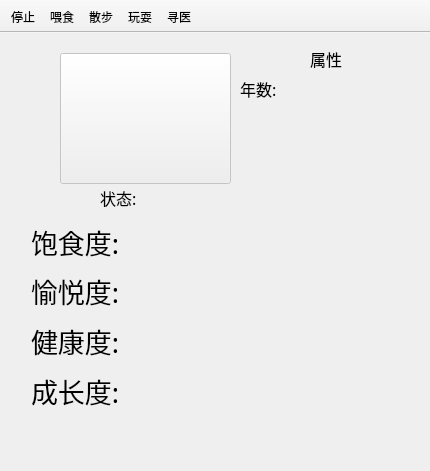
<?xml version="1.0" encoding="UTF-8"?>
<ui version="4.0">
 <class>MainWindow</class>
 <widget class="QMainWindow" name="MainWindow">
  <property name="geometry">
   <rect>
    <x>0</x>
    <y>0</y>
    <width>430</width>
    <height>471</height>
   </rect>
  </property>
  <property name="windowTitle">
   <string>宠物小猫</string>
  </property>
  <property name="windowIcon">
   <iconset>
    <normaloff>icon.png</normaloff>icon.png</iconset>
  </property>
  <widget class="QWidget" name="centralwidget">
   <widget class="QPushButton" name="petPic">
    <property name="enabled">
     <bool>false</bool>
    </property>
    <property name="geometry">
     <rect>
      <x>60</x>
      <y>20</y>
      <width>171</width>
      <height>131</height>
     </rect>
    </property>
    <property name="mouseTracking">
     <bool>false</bool>
    </property>
    <property name="text">
     <string/>
    </property>
    <property name="icon">
     <iconset>
      <normaloff>C:/Users/Administrator/.designer/backup/pet1.gif</normaloff>
      <disabledoff>C:/Users/Administrator/.designer/backup/pet1.gif</disabledoff>C:/Users/Administrator/.designer/backup/pet1.gif</iconset>
    </property>
    <property name="iconSize">
     <size>
      <width>160</width>
      <height>134</height>
     </size>
    </property>
    <property name="checkable">
     <bool>false</bool>
    </property>
    <property name="autoDefault">
     <bool>false</bool>
    </property>
    <property name="flat">
     <bool>false</bool>
    </property>
   </widget>
   <widget class="QLabel" name="label_growth">
    <property name="geometry">
     <rect>
      <x>31</x>
      <y>340</y>
      <width>261</width>
      <height>35</height>
     </rect>
    </property>
    <property name="font">
     <font>
      <family>黑体</family>
      <pointsize>20</pointsize>
     </font>
    </property>
    <property name="text">
     <string>成长度:</string>
    </property>
   </widget>
   <widget class="QLabel" name="label_health">
    <property name="geometry">
     <rect>
      <x>31</x>
      <y>290</y>
      <width>221</width>
      <height>35</height>
     </rect>
    </property>
    <property name="font">
     <font>
      <family>黑体</family>
      <pointsize>20</pointsize>
     </font>
    </property>
    <property name="text">
     <string>健康度:</string>
    </property>
   </widget>
   <widget class="QLabel" name="label_hunger">
    <property name="geometry">
     <rect>
      <x>31</x>
      <y>191</y>
      <width>221</width>
      <height>35</height>
     </rect>
    </property>
    <property name="font">
     <font>
      <family>黑体</family>
      <pointsize>20</pointsize>
     </font>
    </property>
    <property name="text">
     <string>饱食度:</string>
    </property>
   </widget>
   <widget class="QLabel" name="label_happiness">
    <property name="geometry">
     <rect>
      <x>31</x>
      <y>240</y>
      <width>221</width>
      <height>35</height>
     </rect>
    </property>
    <property name="font">
     <font>
      <family>黑体</family>
      <pointsize>20</pointsize>
     </font>
    </property>
    <property name="text">
     <string>愉悦度:</string>
    </property>
   </widget>
   <widget class="QLabel" name="label_state">
    <property name="geometry">
     <rect>
      <x>100</x>
      <y>150</y>
      <width>81</width>
      <height>31</height>
     </rect>
    </property>
    <property name="font">
     <font>
      <family>黑体</family>
      <weight>50</weight>
      <bold>false</bold>
     </font>
    </property>
    <property name="text">
     <string>&lt;html&gt;&lt;head/&gt;&lt;body&gt;&lt;p&gt;&lt;span style=&quot; font-size:12pt;&quot;&gt;状态:&lt;/span&gt;&lt;/p&gt;&lt;/body&gt;&lt;/html&gt;</string>
    </property>
   </widget>
   <widget class="QLabel" name="label">
    <property name="geometry">
     <rect>
      <x>310</x>
      <y>10</y>
      <width>41</width>
      <height>31</height>
     </rect>
    </property>
    <property name="font">
     <font>
      <family>黑体</family>
      <pointsize>12</pointsize>
     </font>
    </property>
    <property name="text">
     <string>属性</string>
    </property>
   </widget>
   <widget class="QLabel" name="label_year">
    <property name="geometry">
     <rect>
      <x>240</x>
      <y>40</y>
      <width>181</width>
      <height>31</height>
     </rect>
    </property>
    <property name="font">
     <font>
      <family>黑体</family>
      <pointsize>12</pointsize>
     </font>
    </property>
    <property name="text">
     <string>年数:</string>
    </property>
   </widget>
  </widget>
  <widget class="QToolBar" name="toolBar">
   <property name="windowTitle">
    <string>toolBar</string>
   </property>
   <property name="movable">
    <bool>false</bool>
   </property>
   <property name="iconSize">
    <size>
     <width>40</width>
     <height>40</height>
    </size>
   </property>
   <property name="toolButtonStyle">
    <enum>Qt::ToolButtonTextUnderIcon</enum>
   </property>
   <attribute name="toolBarArea">
    <enum>TopToolBarArea</enum>
   </attribute>
   <attribute name="toolBarBreak">
    <bool>false</bool>
   </attribute>
   <addaction name="actionStop"/>
   <addaction name="actionFeed"/>
   <addaction name="actionWalk"/>
   <addaction name="actionPlay"/>
   <addaction name="actionDoctor"/>
  </widget>
  <action name="actionStop">
   <property name="icon">
    <iconset>
     <normaloff>stopbutton.gif</normaloff>stopbutton.gif</iconset>
   </property>
   <property name="text">
    <string>停止</string>
   </property>
  </action>
  <action name="actionFeed">
   <property name="icon">
    <iconset>
     <normaloff>E:/FFOutput/放置猫粮 (1).gif</normaloff>E:/FFOutput/放置猫粮 (1).gif</iconset>
   </property>
   <property name="text">
    <string>喂食</string>
   </property>
  </action>
  <action name="actionWalk">
   <property name="icon">
    <iconset>
     <normaloff>walkbutton.jpg</normaloff>walkbutton.jpg</iconset>
   </property>
   <property name="text">
    <string>散步</string>
   </property>
  </action>
  <action name="actionPlay">
   <property name="icon">
    <iconset>
     <normaloff>playbutton.jpg</normaloff>playbutton.jpg</iconset>
   </property>
   <property name="text">
    <string>玩耍</string>
   </property>
  </action>
  <action name="actionDoctor">
   <property name="icon">
    <iconset>
     <normaloff>docbutton.gif</normaloff>docbutton.gif</iconset>
   </property>
   <property name="text">
    <string>寻医</string>
   </property>
  </action>
 </widget>
 <resources/>
 <connections/>
</ui>
